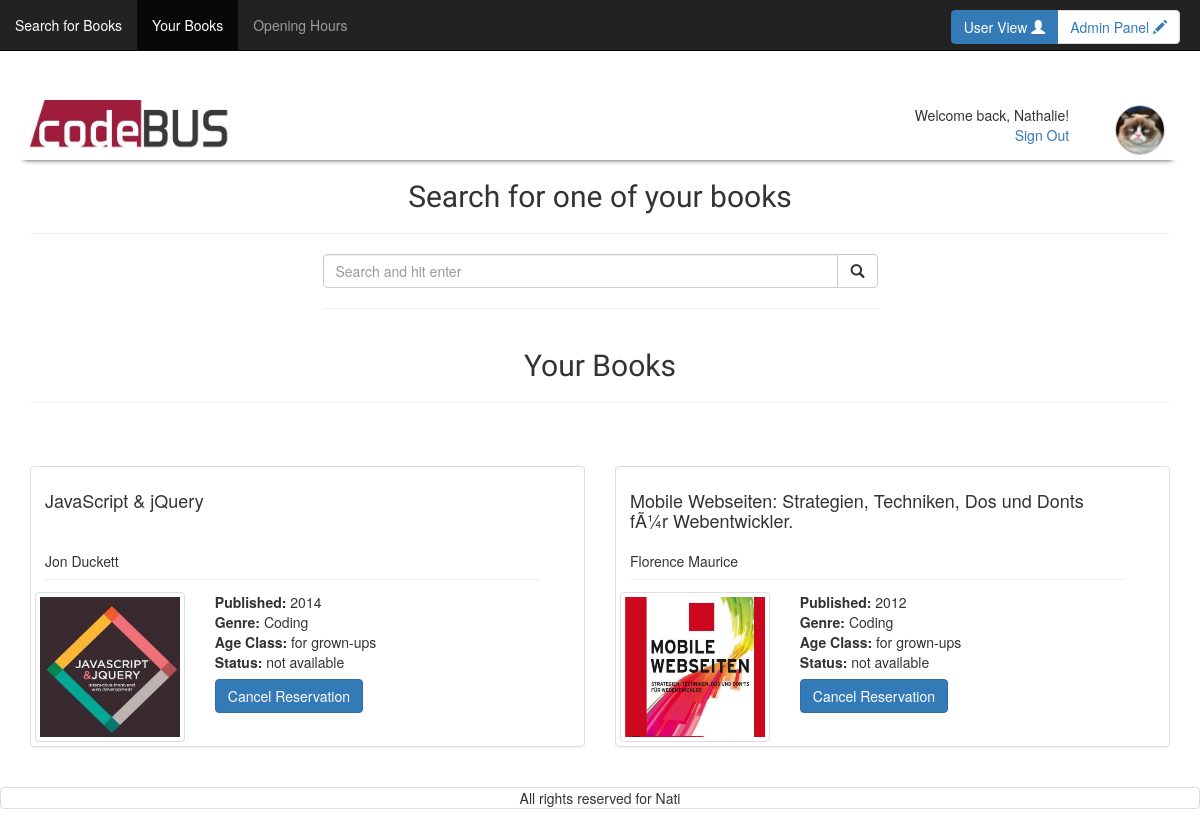
Screenshot of /your_books.php (signed in) with the database file from the repository.
### tables this page shows
CREATE TABLE `users` (
  `id` int(11) NOT NULL,
  `first_name` varchar(100) NOT NULL,
  `family_name` varchar(100) NOT NULL,
  `email` varchar(100) NOT NULL,
  `password` varchar(100) NOT NULL,
  `username` varchar(100) NOT NULL,
  `FK_avatars` int(11) NOT NULL,
  `member_since` timestamp NOT NULL DEFAULT CURRENT_TIMESTAMP ON UPDATE CURRENT_TIMESTAMP
);

CREATE TABLE `avatars` (
  `id` int(11) NOT NULL,
  `avatar` varchar(100) NOT NULL
);

CREATE TABLE `books` (
  `id` int(11) NOT NULL,
  `title` varchar(100) NOT NULL,
  `FK_authors` int(11) NOT NULL,
  `FK_genres` int(11) NOT NULL,
  `publishing_year` year(4) NOT NULL,
  `available` tinyint(1) NOT NULL DEFAULT '1',
  `FK_libraries` int(11) NOT NULL DEFAULT '1',
  `image` varchar(100) NOT NULL,
  `FK_age_recommendations` int(11) NOT NULL
);

CREATE TABLE `authors` (
  `id` int(11) NOT NULL,
  `first_name` varchar(30) NOT NULL,
  `family_name` varchar(30) NOT NULL
);

CREATE TABLE `genres` (
  `id` int(11) NOT NULL,
  `genre` varchar(30) NOT NULL
);

CREATE TABLE `age_recommendations` (
  `id` int(11) NOT NULL,
  `age` varchar(50) NOT NULL
);

### includes/start_session_user.php (called while the page is built, shortened)
<?php
 $res=mysql_query("SELECT first_name, family_name, username, users.id AS user_id, avatar, avatars.id AS avatar_id FROM users JOIN avatars ON users.FK_avatars=avatars.id WHERE users.id=".$_SESSION['user']);
 $userRow=mysql_fetch_array($res);
 $user_id = $userRow['user_id'];
 $user_avatar = $userRow['avatar'];
?>

### includes/while_loop_your_books.php (the view, shortened to what this page needs)
<?php
	while($bookRow=mysql_fetch_array($res_book)){
		$title = $bookRow['title'];
		$author_first_name = $bookRow['first_name'];
		$author_family_name = $bookRow['family_name'];
		$image = $bookRow['image'];
		$published = $bookRow['publishing_year'];
		$genre = $bookRow['genre'];
		$age = $bookRow['age'];
		$availability = $bookRow['available'];
		$borrows_id = $bookRow['borrows_id'];
		if ($availability == 1){
			$available = "available";
		} else {
			$available = "not available";
		}
		echo 	'<div class="col-xs-12 col-md-6 margin-top">
	  			<form method="post" action="your_books.php?borrows_id='.$borrows_id.'" class="wrapper book_form panel panel-default card ">
					<div class="row max-width">
						<div class=" col-xs-12">
							<div class="book_header">
							    <h4 class="card-title">'.$title.'</h4>
					      	</div>
					      	<div class="book_header_author"
						      	<p class="card-text">'.$author_first_name.' '.$author_family_name.'</p>
						      	<hr>
					      	</div>
				      	</div>
						<figure class="col-xs-4 book_image">
						    <img src="'.$image.'"  alt="'.$title.'" class="img-responsive img-thumbnail">
						  </figure>
						  <div class="col-xs-8">
						    <div class="card-block">
						      <div class="content">
							      <ul class="list-unstyled">
							      <li><b>Published:</b> '.$published.'</li>
							      <li><b>Genre:</b> '.$genre.'</li>
							      <li><b>Age Class:</b> '.$age.'</li>
							      <li><b>Status:</b> '.$available.'</li>
							      <li class="margin-top"><input type="submit" class="btn btn-primary" value="Cancel Reservation" id="btn-cancel_reservation" name="btn-cancel_reservation"></li>
							      </ul>
						      </div>
						    </div>
						  </div>
						</div
					</div>
				</form>
			</div>
		';
	}
?>

### includes/header.php
<header class="row shadow header_margin">
		<div class="col-xs-12 col-sm-6">
			<span><img id="logo" src="pictures/logo.png" alt="logo"></span>
		</div>
		<div class="col-xs-12 col-sm-6">
			<div class="padding">
				<div class="row header_right text-right">
					<?php
						echo'<div class="col-xs-10">
								Welcome back, '. $userRow["first_name"].'!<br>
			       				<a href="logout.php?logout">Sign Out</a>
			       			</div>
			       			<div class="col-xs-2 pull-right">
			       			<img class="img-circle show_avatar border" src="'.$user_avatar.'" alt="avatar">
			       			</div>';
			       	?>
		    	</div>
	    	</div>
		</div>
</header>

### css/style.css (style rules this page uses)
#logo { width: 200px; float: left; }
.margin-top { margin-top: 2%; }
.show_avatar { height: 50px; width: 50px; border: 0.5px solid lightgrey; }
.shadow { -webkit-box-shadow: -2px 11px 5px -11px rgba(0,0,0,0.75); -moz-box-shadow: -2px 11px 5px -11px rgba(0,0,0,0.75); box-shadow: -2px 11px 5px -11px rgba(0,0,0,0.75); }
.padding { padding: 5px; }

### includes/head_tag.php (style rules this page uses)
html, body { height: 100%; }
@media (min-width:500px) { .book_image { height: 120px; width: 33%; display: flex; align-items: right; } }
@media (min-width:600px) { .book_image { height: 150px; width: 33%; display: flex; align-items: right; } }
@media (min-width:700px) { .book_image { height: 200px; width: 33%; display: flex; align-items: right; } }
@media (min-width:768px) { .book_image { height: 190px; width: 33%; display: flex; align-items: right; } }
@media (min-width:992px) { .book_image { height: 110px; width: 33%; display: flex; align-items: center; } }
@media (min-width:1200px) { .book_image { height: 150px; width: 33%; display: flex; align-items: right; } }
.header_margin { margin-top: 100px; }
.book_image img { height: 100%; width: 100%; }
.book_form { display: flex; align-items: center; margin-left: auto; margin-right: auto; }
.book_form hr { margin-top: -2px; margin-bottom: 2px; }
.book_header { width: 100%; padding: 10px; height: 70px; }
.book_header_author { width: 100%; padding: 10px; }
.max-width { width: 100%; }
.wrapper { padding:4px; }

### rows the page displays
users: first_name "Nathalie", FK_avatars.avatar (picture)
books: title "JavaScript & jQuery", FK_authors.first_name "Jon", FK_authors.family_name "Duckett", image (picture), publishing_year "2014", FK_genres.genre "Coding", FK_age_recommendations.age "for grown-ups", available "not available"
books: title "Mobile Webseiten: Strategien, Techniken, Dos und Donts fÃ¼r Webentwickler.", FK_authors.first_name "Florence", FK_authors.family_name "Maurice", image (picture), publishing_year "2012", FK_genres.genre "Coding", FK_age_recommendations.age "for grown-ups", available "not available"
